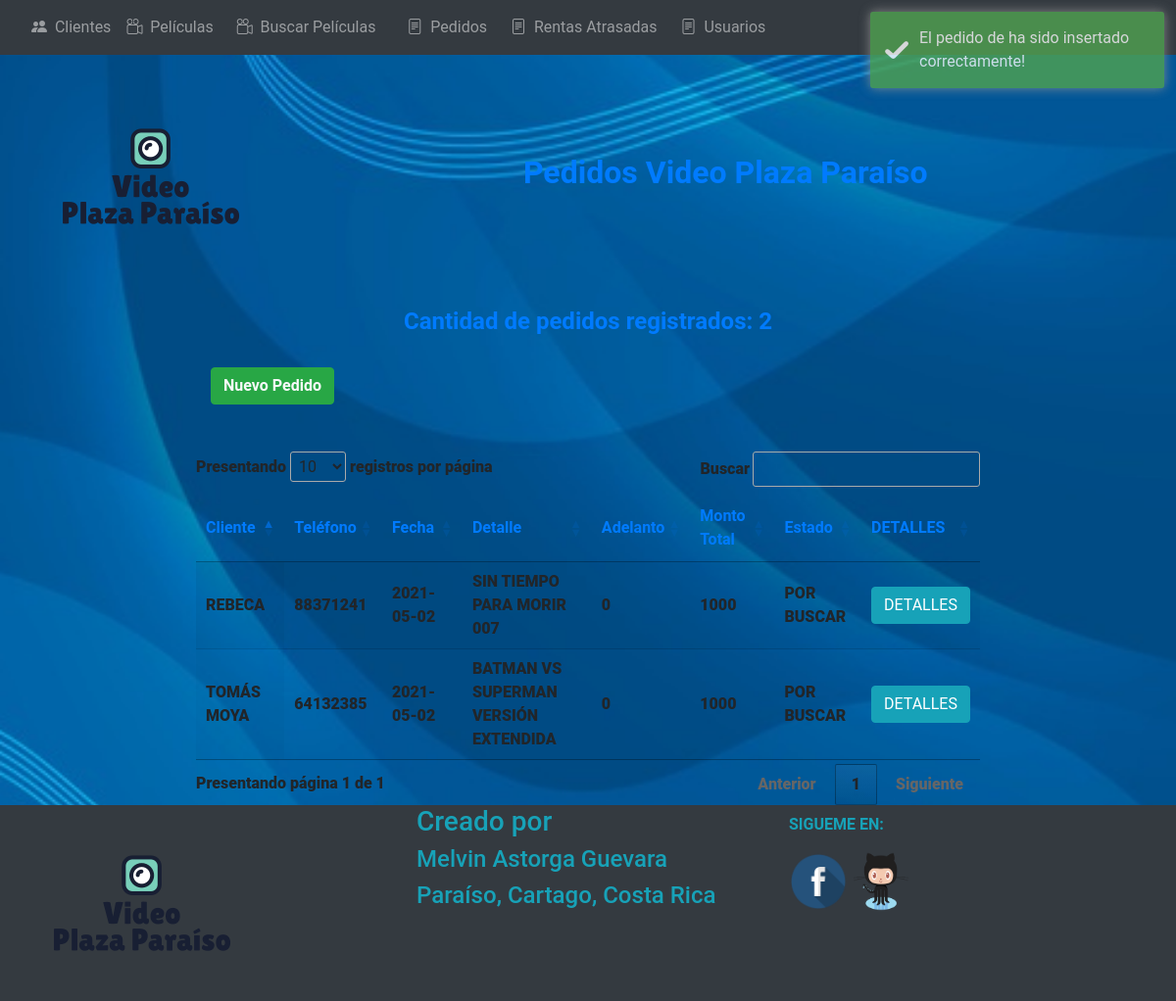
Page /insert_charge.php on the committed database.
### tables this page shows
CREATE TABLE `charge` (
  `charge_id` int(11) NOT NULL AUTO_INCREMENT,
  `customer` varchar(60) DEFAULT NULL,
  `customer_phone` varchar(50) DEFAULT NULL,
  `charge_date` date DEFAULT NULL,
  `detail` varchar(200) DEFAULT NULL,
  `advance` int(11) DEFAULT NULL,
  `total_amount` int(11) DEFAULT NULL,
  `status_charge` varchar(50) DEFAULT NULL,
  `write_by` int(11) DEFAULT NULL,
  `find_by` int(11) DEFAULT NULL,
  `active` int(11) DEFAULT NULL,
  PRIMARY KEY (`charge_id`),
  KEY `fk_write_by` (`write_by`),
  KEY `fk_find_by` (`find_by`),
  CONSTRAINT `fk_find_by` FOREIGN KEY (`find_by`) REFERENCES `users` (`user_id`),
  CONSTRAINT `fk_write_by` FOREIGN KEY (`write_by`) REFERENCES `users` (`user_id`)
);

### insert_charge.php (called while the page is built, shortened)
<?php
include('connection.php');
    include("pedidos.php");

### pedidos.php (the view, shortened to what this page needs)
<!DOCTYPE html>
<html lang="en">
<head>
    <link rel="stylesheet" href="https://maxcdn.bootstrapcdn.com/bootstrap/4.0.0/css/bootstrap.min.css">
    <link rel="stylesheet" href="https://maxcdn.bootstrapcdn.com/bootstrap/4.0.0/css/bootstrap.min.css">
  <link rel="stylesheet" href="https://use.fontawesome.com/releases/v5.0.8/css/solid.css">
  <link rel="stylesheet" type="text/css" href="css/background.css">
  <link rel="stylesheet" type="text/css" href="css/toastr.min.css">
  <link rel="stylesheet" href="https://cdn.jsdelivr.net/npm/bootstrap-icons@1.3.0/font/bootstrap-icons.css">
  <link rel="stylesheet" type="text/css" href="https://cdn.datatables.net/1.10.19/css/jquery.dataTables.min.css">
  <link rel="stylesheet" type="text/css" href="css/app.css">
</head>
<?php
    include("connection.php");
  $result = mysqli_query($connection, "SELECT COUNT(*) AS count FROM charge where active = 1");
  $row = mysqli_fetch_array($result);
  $count_charges = $row['count'];
?>
<div class="container p-4">
  <div class="row">
    <div class="col-md-3">
      <img src="img/logo_video.png">
    </div>
    <div class="col-md-9 contenedor">
    <h2 align="center" class="text-primary"><b>Pedidos Video Plaza Paraíso<b></h2>
    </div>
  </div>
</div>
<div class="container" style="width: 800px; margin-top: 10px;">
    <h4 align="center" class="text-primary"><b>Cantidad de pedidos registrados: <?php echo $count_charges; ?><b></h4>
    <br>
    <a  class="btn btn-success text-light" data-toggle="modal" data-target="#modal_new_charge"><b>Nuevo Pedido</b></a><br><br>
    <br>
    <div class="row">
             <table id="example" class="display table-sm" style="width:100%">
        <thead>
            <tr>
                <th class="text-primary">Cliente</th>
                <th class="text-primary">Teléfono</th>
                <th class="text-primary">Fecha</th>
                <th class="text-primary">Detalle</th>
                <th class="text-primary">Adelanto</th>
                <th class="text-primary">Monto Total</th>
                <th class="text-primary">Estado</th>
                <th class="text-primary">DETALLES</th>
            </tr>
        </thead>
        <tbody>
        	<?php
                  $query ="SELECT * FROM charge where active = 1";
                  $sql = mysqli_query($connection,$query);
                  while($row = mysqli_fetch_array($sql))
                  {
        	?>
            <tr>
                <td><?php echo $row["customer"];?></td>
                <td><?php echo $row["customer_phone"];?></td>
                <td><?php echo $row["charge_date"];?></td>
                <td><?php echo $row["detail"];?></td>
                <td><?php echo $row["advance"];?></td>
                <td><?php echo $row["total_amount"];?></td>
                <td><?php echo $row["status_charge"];?></td>
                <td>
                <a href="charge_detail.php?charge_id=<?php echo $row['charge_id']; ?>&customer=<?php echo $row['customer'];?>&customer_phone=<?php echo $row['customer_phone'];?>&charge_date=<?php echo $row['charge_date'];?>&detail=<?php echo $row['detail'];?>&advance=<?php echo $row['advance'];?>&total_amount=<?php echo $row['total_amount'];?>&status_charge=<?php echo $row['status_charge'];?>&write_by=<?php echo $row['write_by'];?>&find_by=<?php echo $row['find_by'];?>" class="btn btn-info">DETALLES</a>
                </td>
            </tr>
            <?php } ?>
        </tbody>
    </table>
		</div>
	</div>
<body>
</body>
</html>

### css/background.css (style rules this page uses)
body { font-family: 'Roboto', sans-serif; background: url(img/loginBackground.jpg) no-repeat center center fixed; background-size: cover; }

### css/app.css (style rules this page uses)
.contenedor { display: flex; justify-content: center; align-items: center; }

### rows in the picture
charge: customer "TOMÁS MOYA", customer_phone "64132385", charge_date "2021-05-02", detail "BATMAN VS SUPERMAN VERSIÓN EXTENDIDA", advance "0", total_amount "1000", status_charge "POR BUSCAR"
charge: customer "REBECA", customer_phone "88371241", charge_date "2021-05-02", detail "SIN TIEMPO PARA MORIR 007", advance "0", total_amount "1000", status_charge "POR BUSCAR"

### other values in the picture
$count_charges "2"
